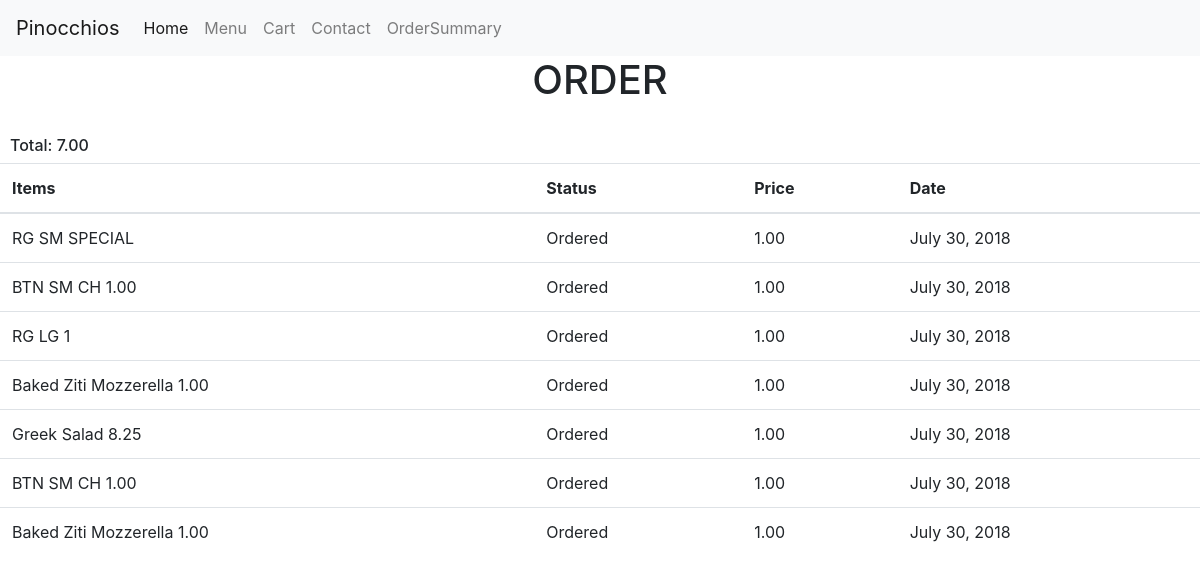
The app's page /view (signed in), older data.
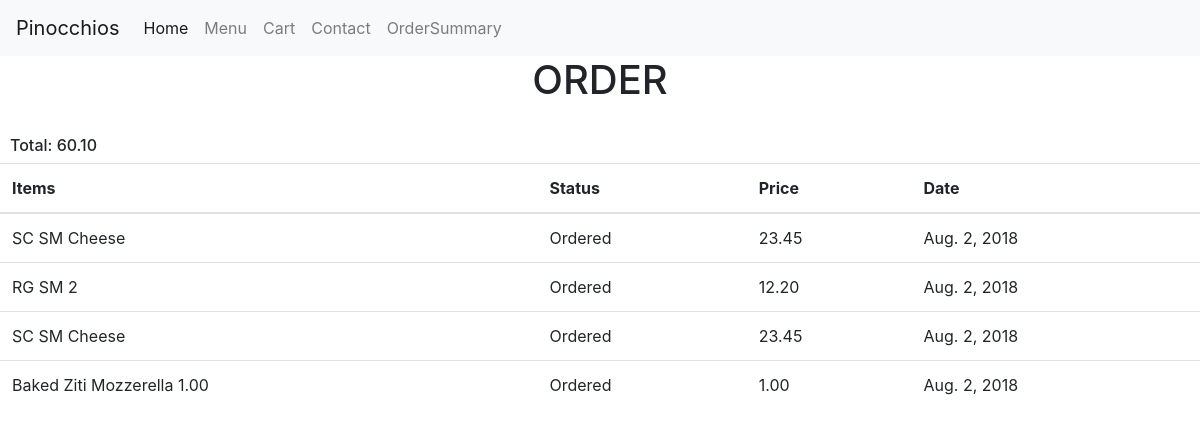
The same page, newer data.
### orders/models.py (models this page shows, shortened)
class Orders(models.Model):
    Username=models.CharField( max_length=64)
    Items=models.TextField()
    Status=models.TextField(default="Ordered")
    Date=models.DateField(datetime.now())
    Price=models.DecimalField(
        max_digits=5,
        decimal_places=2,
        default=1
        )
    Toppings=models.ManyToManyField(Toppings,blank = True,)

### orders/views.py (the view)
# urls.py: path("view",views.view, name="view"),
def view(request):
    Username = request.user.username
    order=Orders.objects.all().filter(Username=Username,Status="Ordered")
    global total
    total=0
    for item in order:
        total=total+item.Price
    context = {
       "order" : order ,
        "total":total
    }
    return render(request, "order.html",context)

### templates/order.html (shortened to what this page needs)
{% extends 'base.html' %}
{% block content %}
{% if user.is_authenticated %}
<h1 style="text-align:center;">ORDER</h1>
<table class="table">
    <thead>
    <tr>
        <th scope="col">Items</th>
        <th scope="col">Status</th>
        <th scope="col">Price</th>
        <th scope="col">Date</th>
    </tr>
    </thead>
    <tbody>
    {% for item in order %}
    <tr>
        <td scope="row">{{ item.Items }}</td>
        <td>{{ item.Status }}</td>
        <td>{{ item.Price }}</td>
        <td>{{ item.Date }}</td>
    </tr>
    {% endfor %}
     </tbody>
<br>
<h6>Total: {{total}}</h6>
{% else %}
<h1 id="logincheck">Log in or sign up to order!</h1>
<button class=" btn btn-light"><a href="{% url 'login' %}">Login</a></button>
<button class=" btn btn-light"><a href="{% url 'signup' %}">Sign Up</a></button>
{% endif %}
{% endblock %}

Row changes from the older to the newer data that the page shows:
removed Orders: Items "RG SM SPECIAL", Status "Ordered", Price "1.00", Date "July 30, 2018"
removed Orders: Items "BTN SM CH 1.00", Status "Ordered", Price "1.00", Date "July 30, 2018"
removed Orders: Items "RG LG 1", Status "Ordered", Price "1.00", Date "July 30, 2018"
removed Orders: Items "Baked Ziti Mozzerella 1.00", Status "Ordered", Price "1.00", Date "July 30, 2018"
removed Orders: Items "Greek Salad 8.25", Status "Ordered", Price "1.00", Date "July 30, 2018"
removed Orders: Items "BTN SM CH 1.00", Status "Ordered", Price "1.00", Date "July 30, 2018"
removed Orders: Items "Baked Ziti Mozzerella 1.00", Status "Ordered", Price "1.00", Date "July 30, 2018"
added Orders: Items "SC SM Cheese", Status "Ordered", Price "23.45", Date "Aug. 2, 2018"
added Orders: Items "RG SM 2", Status "Ordered", Price "12.20", Date "Aug. 2, 2018"
added Orders: Items "SC SM Cheese", Status "Ordered", Price "23.45", Date "Aug. 2, 2018"
added Orders: Items "Baked Ziti Mozzerella 1.00", Status "Ordered", Price "1.00", Date "Aug. 2, 2018"
Text that changed along with them:
{{ total }}: "7.00" → "60.10"
